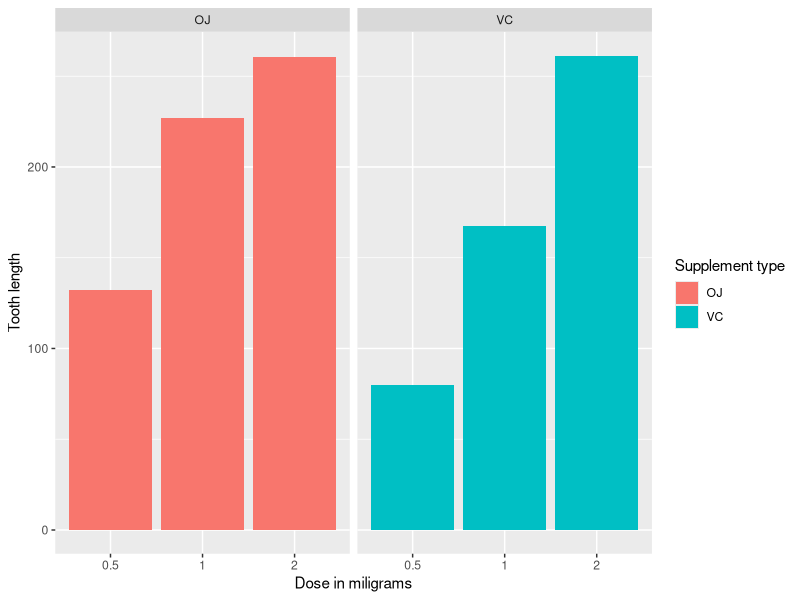

The R source for this figure:
## ---- chunk 1
# load the dataset
library(datasets)
data(ToothGrowth)

# look at the dataset variables
head(ToothGrowth)
str(ToothGrowth)

# convert variable dose from numeric to factor
ToothGrowth$dose <- as.factor(ToothGrowth$dose)

# review dataset variables after conversion
str(ToothGrowth)

# number of rows of dataset
nrow(ToothGrowth)
## ---- chunk 2
# summary statistics for all variables
summary(ToothGrowth)

# split of cases between different dose levels and delivery methods
table(ToothGrowth$dose, ToothGrowth$supp)

library(ggplot2)
ggplot(data=ToothGrowth, aes(x=as.factor(dose), y=len, fill=supp)) +
    geom_bar(stat="identity",) +
    facet_grid(. ~ supp) +
    xlab("Dose in miligrams") +
    ylab("Tooth length") +
    guides(fill=guide_legend(title="Supplement type"))
## ---- chunk 3
fit <- lm(len ~ dose + supp, data=ToothGrowth)
confint(fit)
## ---- chunk 4
summary(fit)
